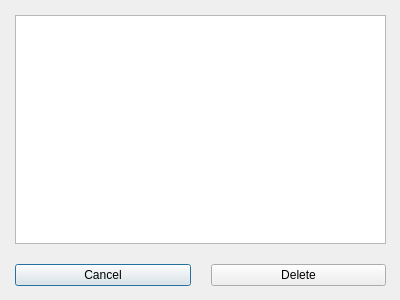
<?xml version="1.0" encoding="UTF-8"?>
<ui version="4.0">
 <class>Popup</class>
 <widget class="QDialog" name="Popup">
  <property name="geometry">
   <rect>
    <x>0</x>
    <y>0</y>
    <width>400</width>
    <height>300</height>
   </rect>
  </property>
  <property name="windowTitle">
   <string>Dialog</string>
  </property>
  <widget class="QWidget" name="verticalLayoutWidget">
   <property name="geometry">
    <rect>
     <x>10</x>
     <y>10</y>
     <width>381</width>
     <height>281</height>
    </rect>
   </property>
   <layout class="QVBoxLayout" name="verticalLayout">
    <property name="spacing">
     <number>20</number>
    </property>
    <property name="leftMargin">
     <number>5</number>
    </property>
    <property name="topMargin">
     <number>5</number>
    </property>
    <property name="rightMargin">
     <number>5</number>
    </property>
    <property name="bottomMargin">
     <number>5</number>
    </property>
    <item>
     <widget class="QTextEdit" name="popupText">
      <property name="readOnly">
       <bool>true</bool>
      </property>
     </widget>
    </item>
    <item>
     <layout class="QHBoxLayout" name="horizontalLayout">
      <item>
       <widget class="QPushButton" name="pushButton_3">
        <property name="text">
         <string>Cancel</string>
        </property>
       </widget>
      </item>
      <item>
       <widget class="QPushButton" name="pushButton_4">
        <property name="text">
         <string>Delete</string>
        </property>
       </widget>
      </item>
     </layout>
    </item>
   </layout>
  </widget>
 </widget>
 <resources/>
 <connections/>
</ui>
